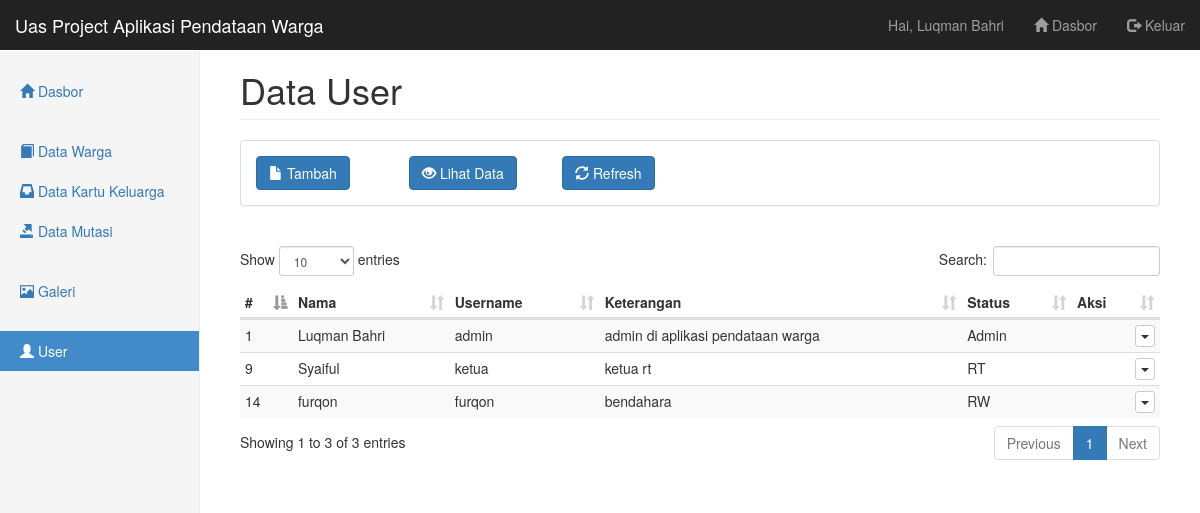
The app's page /pages/user/index.php (signed in) with its own data.
### tables this page shows
CREATE TABLE `user` (
  `id_user` int(11) NOT NULL,
  `nama_user` varchar(45) NOT NULL,
  `username_user` varchar(20) NOT NULL,
  `password_user` varchar(32) NOT NULL,
  `keterangan_user` text NOT NULL,
  `status_user` enum('Admin','RT','RW') NOT NULL,
  `desa_kelurahan_user` varchar(30) NOT NULL,
  `kecamatan_user` varchar(30) NOT NULL,
  `kabupaten_kota_user` varchar(30) NOT NULL,
  `provinsi_user` varchar(30) NOT NULL,
  `negara_user` varchar(30) NOT NULL,
  `rt_user` varchar(3) NOT NULL,
  `rw_user` varchar(3) NOT NULL,
  `created_at` timestamp NOT NULL DEFAULT current_timestamp() ON UPDATE current_timestamp(),
  `updated_at` timestamp NOT NULL DEFAULT '0000-00-00 00:00:00'
);

### pages/user/data-index.php (called while the page is built)
<?php
include('../../config/koneksi.php');
$query = "SELECT * FROM user";
$hasil = mysqli_query($db, $query);
$data_user = array();
while ($row = mysqli_fetch_assoc($hasil)) {
  $data_user[] = $row;
}

### pages/user/index.php (the view, shortened to what this page needs)
<?php include('../_partials/top.php') ?>
<h1 class="page-header">Data User</h1>
<?php include('_partials/menu.php') ?>
<?php include('data-index.php') ?>
<table class="table table-striped table-condensed table-hover" id="datatable">
  <thead>
    <tr>
      <th>#</th>
      <th>Nama</th>
      <th>Username</th>
      <th>Keterangan</th>
      <th>Status</th>
      <th>Aksi</th>
    </tr>
  </thead>
  <tbody>
    <?php foreach ($data_user as $user) : ?>
    <tr>
      <td><?php echo $user['id_user'] ?></td>
      <td><?php echo $user['nama_user'] ?></td>
      <td><?php echo $user['username_user'] ?></td>
      <td><?php echo $user['keterangan_user'] ?></td>
      <td><?php echo $user['status_user'] ?></td>
      <td>
        <div class="btn-group pull-right">
          <button type="button" class="btn btn-default btn-xs dropdown-toggle" data-toggle="dropdown" aria-expanded="true">
          <span class="caret"></span>
          </button>
        </div>
      </td>
    </tr>
    <?php endforeach ?>
  </tbody>
</table>
<?php include('../_partials/bottom.php') ?>

### pages/_partials/top.php (shortened to what this page needs)
<!DOCTYPE html>
<html lang="en">
  <head>
    <link href="../../assets/css/bootstrap.min.css" rel="stylesheet">
    <link href="../../assets/css/dataTables.bootstrap.min.css" rel="stylesheet">
    <link href="../../assets/css/dashboard.css" rel="stylesheet">
    <link href="../../assets/css/daterangepicker.css" rel="stylesheet">
    <link href="../../assets/lib/lightbox/css/lightbox.min.css" rel="stylesheet">
    <link rel="stylesheet" href="../../assets/css/bootstrap-select.min.css">
  </head>
  <body>
    <?php include('../_partials/navbar.php') ?>
    <div class="container-fluid">
      <div class="row">
        <div class="col-sm-3 col-md-2 sidebar">
          <?php include('../_partials/sidebar.php') ?>
        </div>
        <div class="col-sm-9 col-sm-offset-3 col-md-10 col-md-offset-2 main">

### pages/_partials/navbar.php (shortened to what this page needs)
<nav class="navbar navbar-inverse navbar-fixed-top">
  <div class="container-fluid">
    <div class="navbar-header">
      <a class="navbar-brand" href="../dasbor">Uas Project Aplikasi Pendataan Warga</a>
    </div>
    <div id="navbar" class="navbar-collapse collapse">
      <ul class="nav navbar-nav navbar-right">
        <p class="navbar-text">Hai, <?php echo $_SESSION['user']['nama_user'] ?></p>
        <li><a href="../dasbor"><i class="glyphicon glyphicon-home"></i> Dasbor</a></li>
        <li><a href="../login/logout.php"><i class="glyphicon glyphicon-log-out"></i> Keluar</a></li>
      </ul>
    </div>
  </div>
</nav>

### pages/_partials/sidebar.php
<?php
function is_active($page) {
  $uri = "$_SERVER[REQUEST_URI]";
  if (strpos($uri, $page)) {
    echo 'active';
  }
}
?>
<ul class="nav nav-sidebar">
  <li class="<?php is_active('dasbor'); ?>">
    <a href="../dasbor"><i class="glyphicon glyphicon-home"></i> Dasbor</a>
  </li>
</ul>
<ul class="nav nav-sidebar">
  <li class="<?php is_active('warga'); ?>">
    <a href="../warga"><i class="glyphicon glyphicon-book"></i> Data Warga</a>
  </li>
  <li class="<?php is_active('kartu-keluarga'); ?>">
    <a href="../kartu-keluarga"><i class="glyphicon glyphicon-inbox"></i> Data Kartu Keluarga</a>
  </li>
  <li class="<?php is_active('mutasi'); ?>">
    <a href="../mutasi"><i class="glyphicon glyphicon-export"></i> Data Mutasi</a>
  </li>
</ul>
<ul class="nav nav-sidebar">
  <li class="<?php is_active('galeri'); ?>">
    <a href="../galeri"><i class="glyphicon glyphicon-picture"></i> Galeri</a>
  </li>
</ul>
<?php if ($_SESSION['user']['status_user'] != 'RW'): ?>
<ul class="nav nav-sidebar">
  <li class="<?php is_active('user'); ?>">
    <a href="../user"><i class="glyphicon glyphicon-user"></i> User</a>
  </li>
</ul>
<?php endif; ?>

### pages/user/_partials/menu.php
<div class="panel panel-default">
  <div class="panel-body">
    <div class="row">
      <div class="col-md-2">
        <a href="create.php" class="btn btn-primary">
          <i class="glyphicon glyphicon-file"></i> Tambah
        </a>
      </div>
      <div class="col-md-2">
        <a href="index.php" class="btn btn-primary">
          <i class="glyphicon glyphicon-eye-open"></i> Lihat Data
        </a>
      </div>
      <div class="col-md-2">
        <a href="#" class="btn btn-primary">
          <i class="glyphicon glyphicon-refresh"></i> Refresh
        </a>
      </div>
    </div>
  </div>
</div>
<br>

### pages/_partials/bottom.php (shortened to what this page needs)
        </div>
      </div>
    </div>
  </body>
</html>

### assets/css/dashboard.css (style rules this page uses)
body { padding-top: 50px; }
.navbar-fixed-top { border: 0; }
.sidebar { display: none; }
@media (min-width: 768px) { .sidebar { position: fixed; top: 51px; bottom: 0; left: 0; z-index: 1000; display: block; padding: 20px; overflow-x: hidden; overflow-y: auto; background-color: #f5f5f5; border-right: 1px solid #eee; } }
.nav-sidebar { margin-right: -21px; margin-bottom: 20px; margin-left: -20px; }
.nav-sidebar > li > a { padding-right: 20px; padding-left: 20px; }
.nav-sidebar > .active > a, .nav-sidebar > .active > a:hover, .nav-sidebar > .active > a:focus { color: #fff; background-color: #428bca; }
.main { padding: 20px; }
@media (min-width: 768px) { .main { padding-right: 40px; padding-left: 40px; } }
.main .page-header { margin-top: 0; }

### records on screen
user: id_user "1", nama_user "Luqman Bahri", username_user "admin", keterangan_user "admin di aplikasi pendataan warga", status_user "Admin"
user: id_user "9", nama_user "Syaiful", username_user "ketua", keterangan_user "ketua rt", status_user "RT"
user: id_user "14", nama_user "furqon", username_user "furqon", keterangan_user "bendahara", status_user "RW"

### other values on screen
$_SESSION['user']['nama_user'] "Luqman Bahri"
